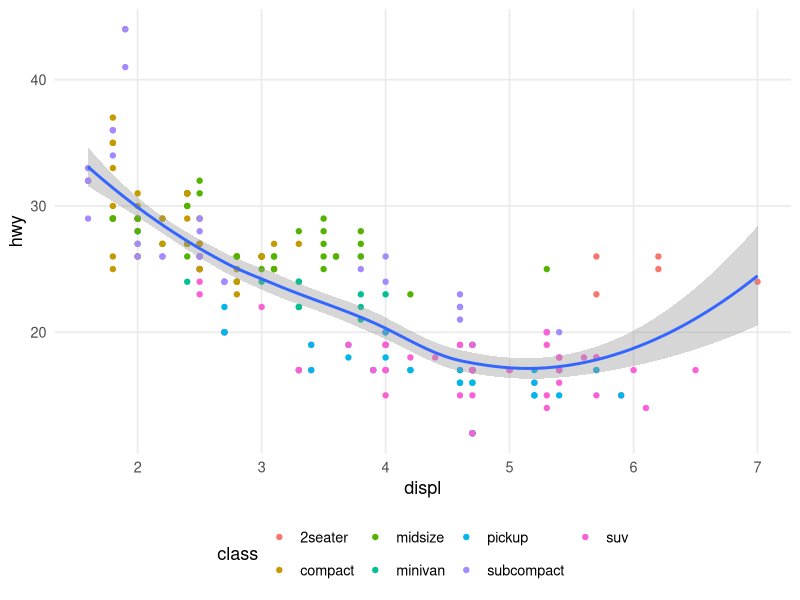
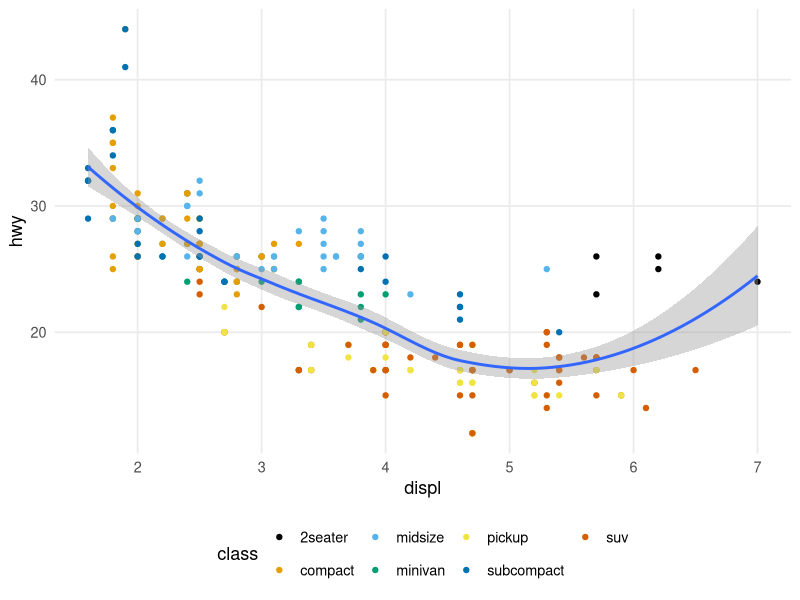

These charts were generated, in order, by the following R code:
## ---- chunk 1
#| include: false

library(tidyverse)

# Quieter defaults for every plot in this post, so the examples stay short.
theme_set(
  theme_minimal(base_size = 13) +
    theme(legend.position = "bottom", panel.grid.minor = element_blank())
)
# update_geom_defaults("point", aes(size = 2, alpha = 0.8))
# update_geom_defaults("smooth", aes(colour = "grey25", linewidth = 0.7))
## ---- chunk 2
#| label: plot-default
ggplot(mpg, aes(displ, hwy)) +
  geom_point(aes(color = class)) +
  geom_smooth()
## ---- chunk 3
#| label: plot-okabe-ito
ggplot(mpg, aes(displ, hwy)) +
  geom_point(aes(color = class)) +
  geom_smooth() +
  scale_colour_manual(values = palette.colors(palette = "Okabe-Ito"))
